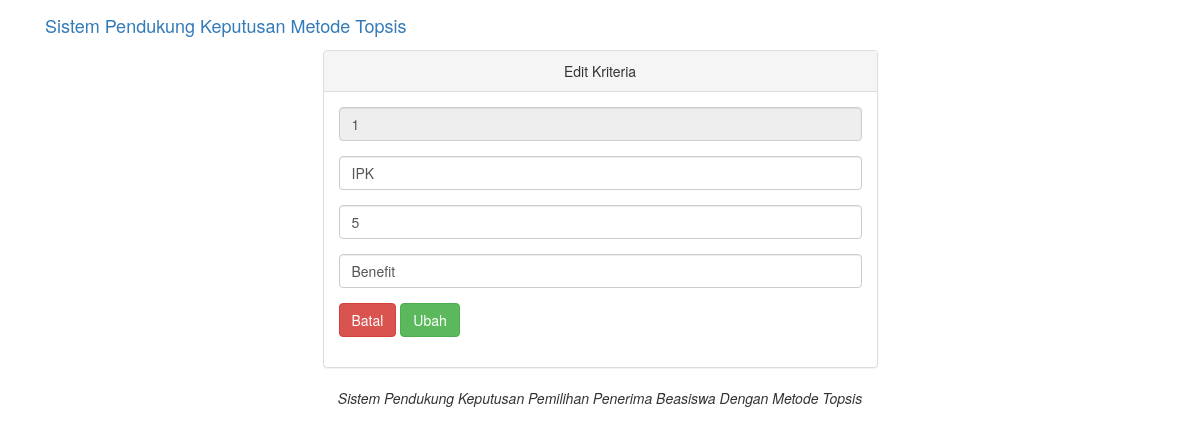
The page /editkriteria.php?id_kriteria=1 on the database its author committed.
### tables this page shows
CREATE TABLE `tab_kriteria` (
  `id_kriteria` varchar(10) NOT NULL,
  `nama_kriteria` varchar(50) NOT NULL,
  `bobot` float NOT NULL,
  `status` varchar(20) NOT NULL
);

### editkriteria.php (the view, shortened to what this page needs)
<?php
include ("koneksi.php");
$id_krit  = $_GET['id_kriteria'];
$kriteria = $koneksi->query("SELECT * FROM tab_kriteria WHERE id_kriteria = '$id_krit' ");
while ($row = $kriteria->fetch_row())
  {
    $nama_kriteria  = $row[1];
    $bobot = $row[2];
    $status = $row[3];
  }
 ?>
<!DOCTYPE html>
<html>
  <head>
    <link href="tampilan/css/bootstrap.min.css" rel="stylesheet">
  </head>
  <body>
    <nav class="">
      <div class="container">
        <div class="navbar-header">
          <a class="navbar-brand" href="index.php">Sistem Pendukung Keputusan Metode Topsis</a>
        </div>
        <div class="collapse navbar-collapse">
        </div>
      </div>
    </nav>
    <div class="container">
      <div class="row">
        <div class="col-lg-6 col-lg-offset-3">
          <div class="panel panel-default">
            <div class="panel-heading text-center">
              Edit Kriteria
            </div>
            <div class="panel-body">
              <div class="row">
                <div class="col-lg-12">
                  <form class="form" action="editk.php" method="post">
                    <div class="form-group">
                      <input class="form-control" type="text" name="id_kriteria" value= <?php echo $_GET['id_kriteria']; ?> readonly>
                    </div>
                    <div class="form-group">
                      <input class="form-control" type="text" name="nama_kriteria" value= <?php echo $nama_kriteria; ?> >
                    </div>
                    <div class="form-group">
                      <input class="form-control" type="text" name="bobot" value= <?php echo $bobot; ?> >
                    </div>
                    <div class="form-group">
                      <input class="form-control" type="text" name="status" value= <?php echo $status; ?> >
                    </div>
                    <div class="form-group">
                      <a href="kriteria.php"><button type="button" class="btn btn-danger">Batal</button></a>
                      <button type="submit" class="btn btn-success">Ubah</button>
                    </div>
                  </form>
                </div>
              </div>
            </div>
          </div>
        </div>
      </div>
    </div>
    <footer class="text-center">
      <div class="footer-below">
        <div class="container">
          <div class="row">
            <div class="col-lg-12">
              <em>Sistem Pendukung Keputusan Pemilihan Penerima Beasiswa Dengan Metode Topsis</em>
            </div>
          </div>
        </div>
      </div>
    </footer>
  </body>
</html>

### rows shown on the page
tab_kriteria: nama_kriteria "IPK", bobot "5", status "Benefit"
